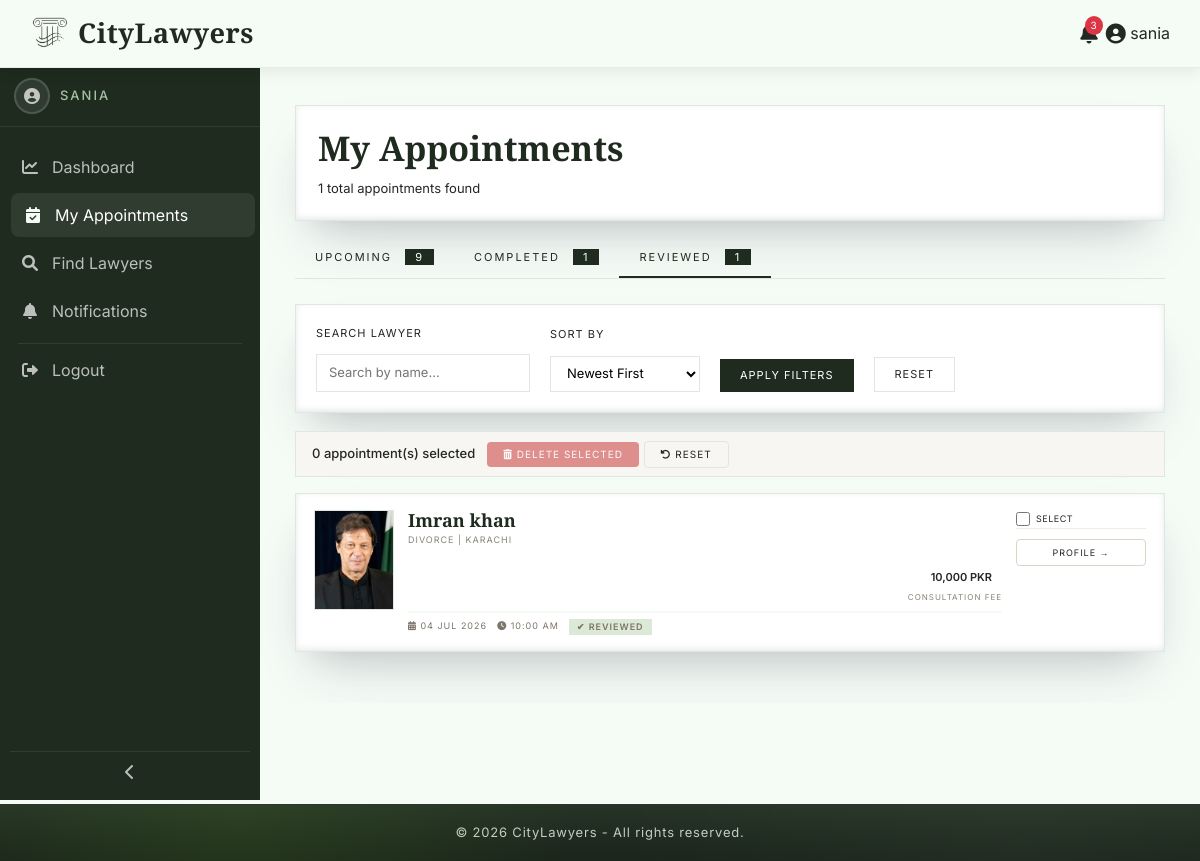
/customer/my-appointments.php?tab=reviewed (signed in), run on an earlier commit of the app's database.
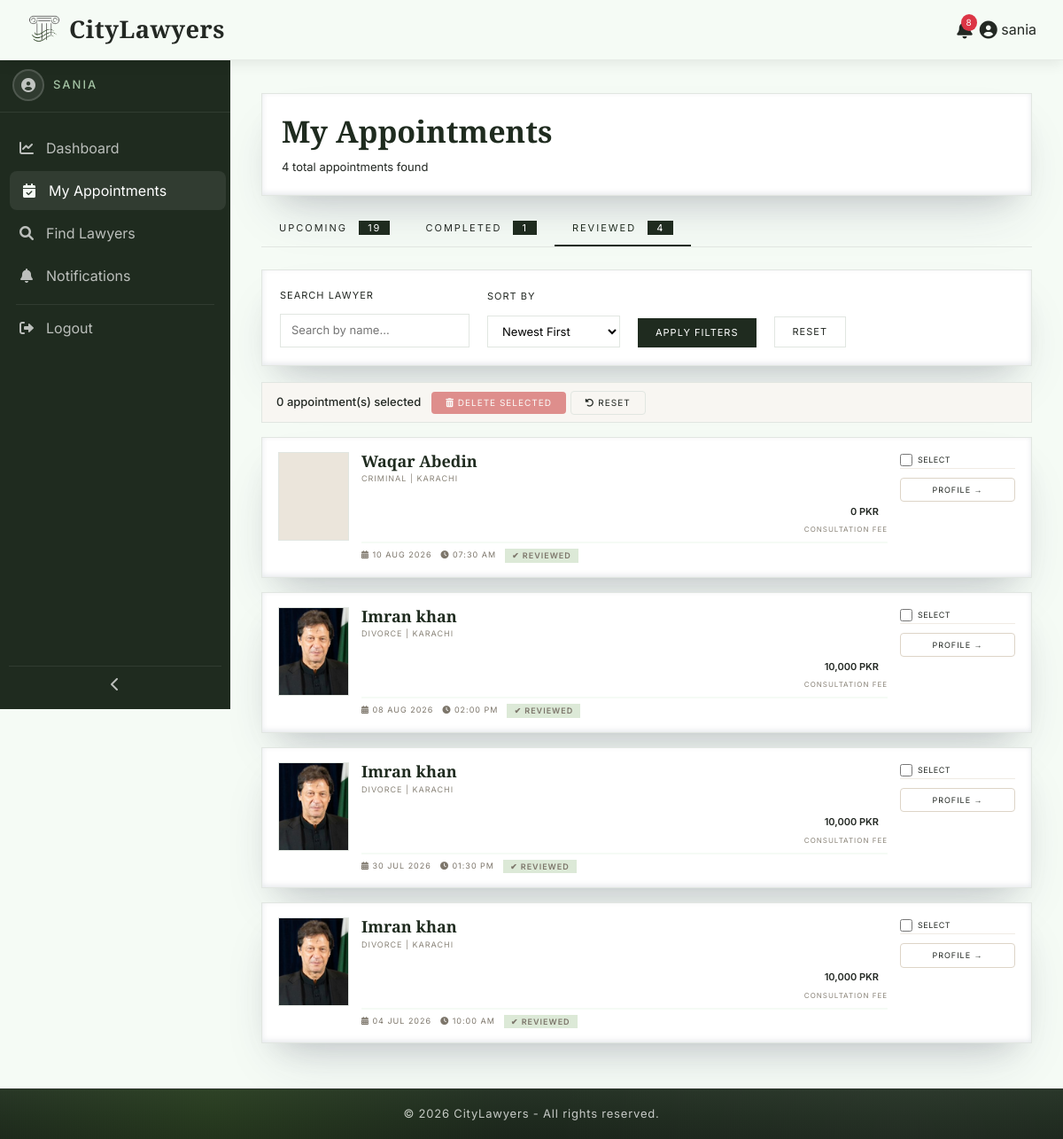
And on a later commit of the database.
### tables this page shows
CREATE TABLE `appointments` (
  `id` int(11) NOT NULL,
  `lawyer_id` int(11) NOT NULL,
  `customer_id` int(11) NOT NULL,
  `slot_id` int(11) DEFAULT NULL,
  `appointment_date` date NOT NULL,
  `appointment_time` time NOT NULL,
  `status` enum('pending','confirmed','completed','cancelled') DEFAULT 'pending',
  `booking_message` text DEFAULT NULL,
  `created_at` timestamp NOT NULL DEFAULT current_timestamp(),
  `is_rescheduled` tinyint(1) DEFAULT 0,
  `original_date` date DEFAULT NULL,
  `original_time` time DEFAULT NULL,
  `reschedule_count` int(11) DEFAULT 0
);

CREATE TABLE `lawyers` (
  `id` int(11) NOT NULL,
  `name` varchar(100) NOT NULL,
  `email` varchar(100) NOT NULL,
  `password` varchar(255) NOT NULL,
  `phone` varchar(20) DEFAULT NULL,
  `address` text DEFAULT NULL,
  `city` varchar(50) DEFAULT NULL,
  `specialization` varchar(50) DEFAULT NULL,
  `gender` enum('male','female','other') DEFAULT 'male',
  `experience` int(3) DEFAULT NULL,
  `fees` decimal(10,2) DEFAULT NULL,
  `profile_pic` varchar(255) DEFAULT NULL,
  `bio` text DEFAULT NULL,
  `avg_rating` decimal(2,1) DEFAULT 0.0,
  `status` enum('pending','approved','rejected') DEFAULT 'pending',
  `created_at` timestamp NOT NULL DEFAULT current_timestamp(),
  `is_featured` tinyint(1) DEFAULT 0,
  `core_specialization` text DEFAULT NULL,
  `academic_credentials` text DEFAULT NULL
);

### includes/functions.php (called while the page is built, shortened)
<?php
function getUnreadCount($user_id, $user_type)
{
    global $conn;
    try {
        $stmt = $conn->prepare("
            SELECT COUNT(*) as count
            FROM notifications
            WHERE user_id = ? AND user_type = ? AND is_read = 0
        ");
        $stmt->execute([$user_id, $user_type]);
        $result = $stmt->fetch(PDO::FETCH_ASSOC);
        return (int)$result['count'];
    } catch (PDOException $e) {
        return 0;
    }
}
?>

### customer/my-appointments.php (the view, shortened to what the changed rows need)
<?php
$page_layout = 'fluid';
$footer_css = 'dashboard';
require_once '../includes/config.php';
$customer_id = $_SESSION['customer_id'];
$active_tab = isset($_GET['tab']) ? $_GET['tab'] : 'upcoming';
$upcomingStmt = $conn->prepare("SELECT COUNT(*) as count FROM appointments WHERE customer_id = ? AND status IN ('pending', 'confirmed')");
$upcomingStmt->execute([$customer_id]);
$upcoming_count = $upcomingStmt->fetch(PDO::FETCH_ASSOC)['count'];
$reviewedStmt = $conn->prepare("
    SELECT COUNT(*) as count
    FROM appointments a
    INNER JOIN reviews r ON a.id = r.appointment_id
    WHERE a.customer_id = ? AND a.status = 'completed' AND r.customer_id = ?
");
$reviewedStmt->execute([$customer_id, $customer_id]);
$reviewed_count = $reviewedStmt->fetch(PDO::FETCH_ASSOC)['count'];
$where = "a.customer_id = :customer_id";
$params = [':customer_id' => $customer_id];
if ($active_tab == 'upcoming') {
    $where .= " AND a.status IN ('pending', 'confirmed')";
    $orderBy = "ORDER BY a.appointment_date ASC, a.appointment_time ASC";
} elseif ($active_tab == 'completed') {
    $where .= " AND a.status = 'completed'";
    $where .= " AND NOT EXISTS (SELECT 1 FROM reviews r WHERE r.appointment_id = a.id AND r.customer_id = :review_customer_id)";
    $params[':review_customer_id'] = $customer_id;
    $orderBy = "ORDER BY a.appointment_date DESC, a.appointment_time DESC";
} elseif ($active_tab == 'reviewed') {
    $where .= " AND a.status = 'completed'";
    $where .= " AND EXISTS (SELECT 1 FROM reviews r WHERE r.appointment_id = a.id AND r.customer_id = :review_customer_id)";
    $params[':review_customer_id'] = $customer_id;
    $orderBy = "ORDER BY a.appointment_date DESC, a.appointment_time DESC";
}
$limit = 5;
$page = isset($_GET['page']) ? (int)$_GET['page'] : 1;
$offset = ($page - 1) * $limit;
$countSql = "SELECT COUNT(*) as total FROM appointments a WHERE $where";
$countStmt = $conn->prepare($countSql);
foreach ($params as $key => $val) {
    $countStmt->bindValue($key, $val);
}
$countStmt->execute();
$total_rows = $countStmt->fetch(PDO::FETCH_ASSOC)['total'];
$sql = "
    SELECT a.*,
           l.name as lawyer_name,
           l.specialization,
           l.city,
           l.fees,
           l.profile_pic
    FROM appointments a
    JOIN lawyers l ON a.lawyer_id = l.id
    WHERE $where
    $orderBy
    LIMIT :limit OFFSET :offset
";
$stmt = $conn->prepare($sql);
foreach ($params as $key => $val) {
    $stmt->bindValue($key, $val);
}
$stmt->bindValue(':limit', $limit, PDO::PARAM_INT);
$stmt->bindValue(':offset', $offset, PDO::PARAM_INT);
$stmt->execute();
$appointments = $stmt->fetchAll(PDO::FETCH_ASSOC);
include '../includes/header.php';
?>
<link rel="stylesheet" href="<?php echo BASE_URL; ?>assets/css/dashboard.css">
<link rel="stylesheet" href="<?php echo BASE_URL; ?>assets/css/tables.css">
<link rel="stylesheet" href="<?php echo BASE_URL; ?>assets/css/sidebar.css">
<div class="dashboard-wrapper">
    <div class="main-content">
        <div class="dashboard-card">
            <h2 class="dashboard-title">My Appointments</h2>
            <p class="dashboard-subtitle"><?php echo $total_rows; ?> total appointments found</p>
        </div>
        <div class="filter-tabs">
            <a href="?tab=upcoming" class="filter-tab <?php echo $active_tab == 'upcoming' ? 'active' : ''; ?>">
                Upcoming
                <?php if ($upcoming_count > 0): ?>
                    <span class="tab-badge"><?php echo $upcoming_count; ?></span>
                <?php endif; ?>
            </a>
            <a href="?tab=reviewed" class="filter-tab <?php echo $active_tab == 'reviewed' ? 'active' : ''; ?>">
                Reviewed
                <?php if ($reviewed_count > 0): ?>
                    <span class="tab-badge"><?php echo $reviewed_count; ?></span>
                <?php endif; ?>
            </a>
        </div>
        <?php if ($total_rows > 0): ?>
            <?php foreach ($appointments as $row): ?>
                <div class="dashboard-card appointment-card">
                    <div class="appointment-card-inner">
                        <div class="appointment-img-wrapper">
                            <?php if (!empty($row['profile_pic']) && file_exists("../uploads/lawyers/" . $row['profile_pic'])): ?>
                                <img src="<?php echo BASE_URL; ?>uploads/lawyers/<?php echo htmlspecialchars($row['profile_pic']); ?>" alt="Profile">
                            <?php else: ?>
                                <i class="fas fa-user-advocate"></i>
                            <?php endif; ?>
                        </div>
                        <div class="appointment-details">
                            <div class="appointment-header-row">
                                <div>
                                    <h3 class="appointment-lawyer-name"><?php echo htmlspecialchars($row['lawyer_name']); ?></h3>
                                    <p class="appointment-lawyer-spec"><?php echo htmlspecialchars($row['specialization']); ?> | <?php echo htmlspecialchars($row['city']); ?></p>
                                </div>
                                <div class="appointment-fee">
                                    <div class="fee-badge"><?php echo number_format($row['fees']); ?> PKR</div>
                                    <span>Consultation Fee</span>
                                </div>
                            </div>
                            <div class="appointment-meta">
                                <span><i class="fas fa-calendar-alt"></i> <?php echo date('d M Y', strtotime($row['appointment_date'])); ?></span>
                                <span><i class="fas fa-clock"></i> <?php echo date('h:i A', strtotime($row['appointment_time'])); ?></span>
                                <?php if ($active_tab == 'upcoming'): ?>
                                    <span class="status status-<?php echo $row['status']; ?>"><?php echo ucfirst($row['status']); ?></span>
                                <?php elseif ($active_tab == 'reviewed'): ?>
                                    <span class="reviewed-badge">✔ Reviewed</span>
                                <?php endif; ?>
                            </div>
                        </div>
                        <div class="appointment-actions">
                            <?php if ($active_tab == 'completed' || $active_tab == 'reviewed'): ?>
                                <div class="checkbox-wrapper">
                                    <input type="checkbox" class="review-checkbox" value="<?php echo $row['id']; ?>" onchange="updateSelection()" id="select_<?php echo $row['id']; ?>">
                                    <label for="select_<?php echo $row['id']; ?>">Select</label>
                                </div>
                            <?php endif; ?>
                            <a href="lawyer-profile.php?id=<?php echo $row['lawyer_id']; ?>" class="action-btn btn-profile">Profile →</a>
                        </div>
                    </div>
                </div>
            <?php endforeach; ?>
        <?php endif; ?>
    </div>
</div>
<?php include '../includes/dashboard-footer.php'; ?>

### includes/header.php (shortened to what the changed rows need)
<!DOCTYPE html>
<html lang="en">
<head>
    <link href="https://cdn.jsdelivr.net/npm/bootstrap@5.3.0-alpha1/dist/css/bootstrap.min.css" rel="stylesheet">
    <link rel="stylesheet" href="https://cdnjs.cloudflare.com/ajax/libs/font-awesome/6.0.0/css/all.min.css">
    <link rel="stylesheet" href="<?php echo BASE_URL; ?>assets/css/global.css">
    <link rel="stylesheet" href="<?php echo BASE_URL; ?>assets/css/forms.css">
    <?php if (isset($footer_css) && $footer_css === 'dashboard'): ?>
        <link rel="stylesheet" href="<?php echo BASE_URL; ?>assets/css/dashboard-footer.css">
    <?php else: ?>
        <link rel="stylesheet" href="<?php echo BASE_URL; ?>assets/css/footer.css">
    <?php endif; ?>
</head>
<body>
<?php
$user_type      = null;
$user_id        = null;
if (isset($_SESSION['customer_id'])) {
    $user_type      = 'customer';
    $user_id        = $_SESSION['customer_id'];
} elseif (isset($_SESSION['lawyer_id'])) {
    $user_type      = 'lawyer';
    $user_name      = $_SESSION['lawyer_name'];
    $dashboard_link = BASE_URL . 'lawyer/index.php';
    $user_id        = $_SESSION['lawyer_id'];
} elseif (isset($_SESSION['admin_id'])) {
    $user_type      = 'admin';
    $user_name      = 'Admin';
    $dashboard_link = BASE_URL . 'admin/index.php';
    $user_id        = $_SESSION['admin_id'];
}
$unread_count = 0;
if ($user_type && $user_id) {
    $unread_count = getUnreadCount($user_id, $user_type);
}
?>
<div class="top-navbar">
    <nav class="navbar navbar-expand-lg py-2">
        <div class="container-fluid navbar-container">
            <?php if (!$user_type): ?>
                <div class="d-none d-lg-flex flex-column align-items-end">
                    <ul class="navbar-nav">
                        <li class="nav-item">
                            <a class="nav-link right-to-left" href="<?php echo BASE_URL; ?>">Home</a>
                        </li>
                        <li class="nav-item">
                            <a class="nav-link right-to-left" href="<?php echo BASE_URL; ?>customer/search.php">Find Lawyers</a>
                        </li>
                        <li class="nav-item">
                            <a class="nav-link right-to-left" href="<?php echo BASE_URL; ?>contact.php">Contact Us</a>
                        </li>
                        <li class="nav-item">
                            <a class="nav-link btn btn-success text-white px-3 rounded-0" href="<?php echo BASE_URL; ?>register.php">
                                <i class="fas fa-user-plus me-2"></i> Get Registered
                            </a>
                        </li>
                    </ul>
                    <div class="guest-row">
                        <a class="nav-link" href="<?php echo BASE_URL; ?>customer/login.php">
                            <i class="fas fa-sign-in-alt"></i> Login as User
                        </a>
                        <a class="nav-link" href="<?php echo BASE_URL; ?>lawyer/login.php">
                            <i class="fas fa-gavel"></i> Login as Lawyer
                        </a>
                    </div>
                </div>
            <?php else: ?>
                <div class="d-flex align-items-center ms-auto">
                    <div class="dropdown me-2">
                        <a class="nav-link position-relative" href="#" id="notificationBell"
                           data-bs-toggle="dropdown" aria-expanded="false" title="Notifications">
                            <?php if ($unread_count > 0): ?>
                                <span class="notification-badge"><?php echo $unread_count; ?></span>
                            <?php endif; ?>
                        </a>
                    </div>
                </div>
            <?php endif; ?>
        </div>
    </nav>
</div>
<main>
<?php if (isset($page_layout) && $page_layout === 'fluid'): ?>
    <div class="container-fluid p-0">
<?php else: ?>
    <div class="container">
<?php endif; ?>

What changed in the data, as far as the page shows it:
added appointments: lawyer.name "Waqar Abedin", lawyer.specialization "CRIMINAL", lawyer.city "KARACHI", lawyer.fees "0", appointment_date "10 AUG 2026", appointment_time "07:30 AM"
added appointments: lawyer.profile_pic (picture), lawyer.name "Imran khan", lawyer.specialization "DIVORCE", lawyer.city "KARACHI", lawyer.fees "10,000", appointment_date "08 AUG 2026", appointment_time "02:00 PM"
now on this page (row edited): appointments: lawyer.profile_pic (picture), lawyer.name "Imran khan", lawyer.specialization "DIVORCE", lawyer.city "KARACHI", lawyer.fees "10,000", appointment_date "30 JUL 2026", appointment_time "01:30 PM"
Also different on the page:
$unread_count: "3" → "8"
$total_rows: "1" → "4"
$upcoming_count: "9" → "19"
$reviewed_count: "1" → "4"
